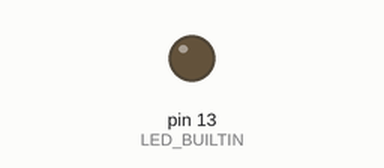
This sketch was run on a simulated Arduino Leonardo, built with avr-gcc and run on an emulated ATmega32U4. Parts: output pins drawn as LEDs (lit = HIGH). USB keyboard and mouse output is not drawn.

Above: at 2.5 s.
At 5.2 s:
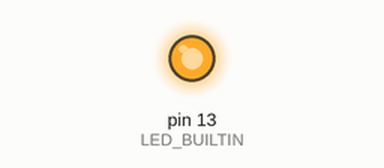
Timing chart, 0 to 7.8 s (numbered marks = the images above):
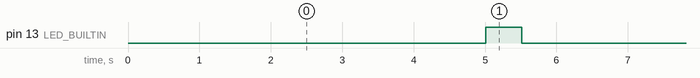

Measured:
- by itself, pin 13 (LED_BUILTIN): alternates HIGH for 0.50 s and LOW for 5.5 s

The sketch:

10_test_HID.ino
```cpp
#include <Keyboard.h>

void setup() {
  pinMode(LED_BUILTIN, OUTPUT);
  Keyboard.begin();
}

void loop() {
  delay(5000);
  Keyboard.print("hello");

  digitalWrite(LED_BUILTIN, HIGH);
  delay(500);
  digitalWrite(LED_BUILTIN, LOW);
  delay(500);

}
```
